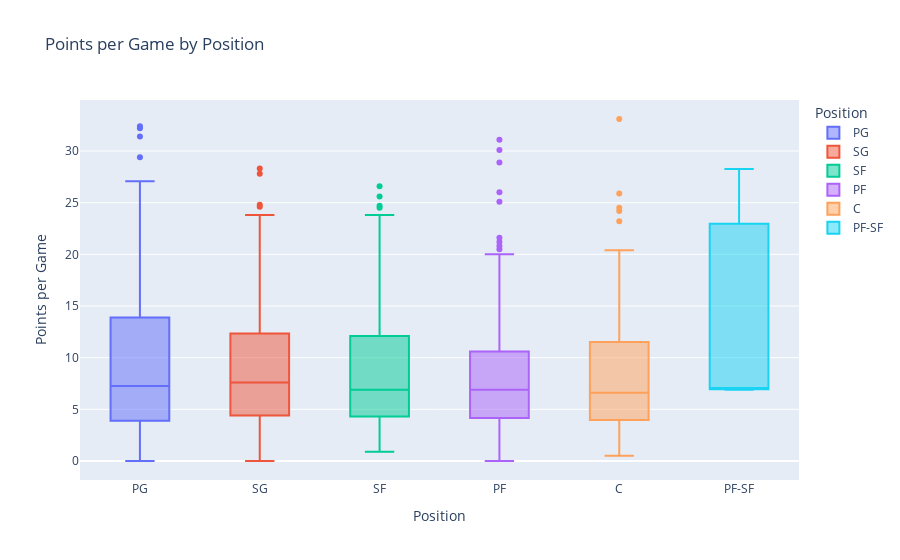

The cell this chart's notebook holds for it:
### Markdown cell above
### 6.2.1. <a id='toc6_2_1_'></a>[How are distributed the Points Per Game according to the Positions assigned to each Player?](#toc0_)

### Code cell
fig = px.box(data_frame = df06,
       x = 'Pos',
       y = 'PTS',
       color = 'Pos',
       hover_name = 'Player',
       title = 'Points per Game by Position',
       labels = {'PTS':'Points per Game',
                 'Pos':'Position'},
       category_orders = {'Pos':('PG', 'SG', 'SF', 'PF', 'C', 'PF-SF', 'SF-SG', 'SG-PG')})

fig.show()

### Figure 1 — Plotly figure (JSON) as saved in the notebook; plotly's stock layout.template omitted (floating-point values rounded to 4 significant figures; data arrays with more than 128 entries replaced by an {"elided": "..."} marker saying what was removed)
{"data": [{"alignmentgroup": "True", "hovertemplate": "<b>%{hovertext}</b><br><br>Position=%{x}<br>Points per Game=%{y}<extra></extra>", "hovertext": ["Jose Alvarado", "Cole Anthony", "Ryan Arcidiacono", "LaMelo Ball", "Dalano Banton", "Patrick Beverley", "Buddy Boeheim", "Jamaree Bouyea", "Malcolm Brogdon", "Jalen Brunson", "Facundo Campazzo", "Jevon Carter", "Michael Carter-Williams", "Alex Caruso", "Kennedy Chandler", "Mike Conley", "Cade Cunningham", "Stephen Curry", "Dyson Daniels", "JD Davison", "Matthew Dellavedova", "Spencer Dinwiddie", "Luka Dončić", "Devon Dotson", "Jeff Dowtin", "Goran Dragić", "Kris Dunn", "Malachi Flynn", "Trent Forrest", "De'Aaron Fox", "Markelle Fultz", "Darius Garland", "Shai Gilgeous-Alexander", "Jacob Gilyard", "Jordan Goodwin", "Devonte' Graham", "Tyrese Haliburton", "R.J. Hampton", "James Harden", "Killian Hayes", "George Hill", "Aaron Holiday", "Jrue Holiday", "Trevor Hudgins", "Bones Hyland", "Kyrie Irving", "Frank Jackson", "Quenton Jackson", "Reggie Jackson", "Carlik Jones", "Tre Jones", "Tyus Jones", "Cory Joseph", "Vit Krejci", "Saben Lee", "Kira Lewis Jr.", "Damian Lillard", "Kyle Lowry", "Théo Maledon", "Tre Mann", "Miles McBride", "T.J. McConnell", "Jordan McLaughlin", "De'Anthony Melton", "Patty Mills", "Davion Mitchell", "Ja Morant", "Monte Morris", "Jamal Murray", "Raul Neto", "Daishen Nix", "Frank Ntilikina", "Chris Paul", "Cameron Payne", "Gary Payton II", "Scotty Pippen Jr.", "Jordan Poole", "Kevin Porter Jr.", "Jason Preston", "Payton Pritchard", "Immanuel Quickley", "Ryan Rollins", "Derrick Rose", "Ricky Rubio", "D'Angelo Russell", "Dennis Schröder", "Ben Simmons", "Kobi Simmons", "Marcus Smart", "Dennis Smith Jr.", "Ish Smith", "Jalen Suggs", "Fred VanVleet", "Gabe Vincent", "Kemba Walker", "John Wall", "TyTy Washington Jr.", "Russell Westbrook", "Lindell Wigginton", "Delon Wright", "McKinley Wright IV", "Trae Young"], "legendgroup": "PG", "marker": {"color": "#636efa"}, "name": "PG", "notched": false, "offsetgroup": "PG", "orientation": "v", "showlegend": true, "type": "box", "x": ["PG", "PG", "PG", "PG", "PG", "PG", "PG", "PG", "PG", "PG", "PG", "PG", "PG", "PG", "PG", "PG", "PG", "PG", "PG", "PG", "PG", "PG", "PG", "PG", "PG", "PG", "PG", "PG", "PG", "PG", "PG", "PG", "PG", "PG", "PG", "PG", "PG", "PG", "PG", "PG", "PG", "PG", "PG", "PG", "PG", "PG", "PG", "PG", "PG", "PG", "PG", "PG", "PG", "PG", "PG", "PG", "PG", "PG", "PG", "PG", "PG", "PG", "PG", "PG", "PG", "PG", "PG", "PG", "PG", "PG", "PG", "PG", "PG", "PG", "PG", "PG", "PG", "PG", "PG", "PG", "PG", "PG", "PG", "PG", "PG", "PG", "PG", "PG", "PG", "PG", "PG", "PG", "PG", "PG", "PG", "PG", "PG", "PG", "PG", "PG", "PG", "PG"], "x0": " ", "xaxis": "x", "y": [9, 13, 1.4, 23.3, 4.6, 6.133, 1.6, 2.267, 14.9, 24, 1.3, 8, 4.3, 5.6, 2.2, 12.2, 19.9, 29.4, 3.8, 1.6, 1.5, 17.17, 32.4, 0.5, 2.4, 6.1, 13.2, 4.6, 2.3, 25, 14, 21.6, 31.4, 3, 6.6, 8.567, 20.7, 6.467, 21, 10.3, 5.067, 3.9, 19.3, 1.8, 11.57, 27.07, 0, 6.2, 9.667, 2.9, 12.9, 10.3, 6.9, 1.2, 5.1, 4.6, 32.2, 11.2, 6.7, 7.7, 3.5, 8.7, 3.7, 10.1, 6.2, 5.6, 26.2, 10.3, 20, 3.3, 4, 2.9, 13.9, 10.3, 4.8, 2.3, 20.4, 19.2, 2.9, 5.6, 14.9, 1.9, 5.6, 5.2, 17.7, 12.6, 6.9, 1, 11.5, 8.8, 2.5, 9.9, 19.3, 9.4, 8, 11.4, 4.7, 15.87, 7.1, 7.4, 4.2, 26.2], "y0": " ", "yaxis": "y"}, {"alignmentgroup": "True", "hovertemplate": "<b>%{hovertext}</b><br><br>Position=%{x}<br>Points per Game=%{y}<extra></extra>", "hovertext": {"elided": "139 str values"}, "legendgroup": "SG", "marker": {"color": "#EF553B"}, "name": "SG", "notched": false, "offsetgroup": "SG", "orientation": "v", "showlegend": true, "type": "box", "x": {"elided": "139 str values"}, "x0": " ", "xaxis": "x", "y": {"elided": "139 float values"}, "y0": " ", "yaxis": "y"}, {"alignmentgroup": "True", "hovertemplate": "<b>%{hovertext}</b><br><br>Position=%{x}<br>Points per Game=%{y}<extra></extra>", "hovertext": ["Thanasis Antetokounmpo", "OG Anunoby", "Deni Avdija", "Patrick Baldwin Jr.", "Dominick Barlow", "Keita Bates-Diop", "MarJon Beauchamp", "Saddiq Bey", "Malaki Branham", "Mikal Bridges", "Oshae Brissett", "Dillon Brooks", "Jaylen Brown", "Troy Brown Jr.", "Reggie Bullock", "Jimmy Butler", "Jamal Cain", "Justin Champagnie", "Julian Champagnie", "Torrey Craig", "Jae Crowder", "DeMar DeRozan", "Ousmane Dieng", "Chris Duarte", "Kessler Edwards", "Simone Fontecchio", "AJ Griffin", "Jordan Hall", "Ron Harper Jr.", "Josh Hart", "Gordon Hayward", "Buddy Hield", "Haywood Highsmith", "Malcolm Hill", "Danuel House Jr.", "Caleb Houstan", "De'Andre Hunter", "Andre Iguodala", "Joe Ingles", "Brandon Ingram", "Justin Jackson", "Jalen Johnson", "Keldon Johnson", "Stanley Johnson", "Derrick Jones Jr.", "Herbert Jones", "Johnny Juzang", "Braxton Key", "Louis King", "Corey Kispert", "Anthony Lamb", "Kawhi Leonard", "Nassir Little", "Lauri Markkanen", "Naji Marshall", "Cody Martin", "Kenyon Martin Jr.", "Bennedict Mathurin", "Jalen McDaniels", "Jaden McDaniels", "Doug McDermott", "Khris Middleton", "Justin Minaya", "Josh Minott", "Chima Moneke", "Trey Murphy III", "Keegan Murray", "Svi Mykhailiuk", "Aaron Nesmith", "Jordan Nwora", "Chuma Okeke", "Isaac Okoro", "Eugene Omoruyi", "Royce O'Neale", "Cedi Osman", "Kelly Oubre Jr.", "Michael Porter Jr.", "Otto Porter Jr.", "Taurean Prince", "Cam Reddish", "Duncan Robinson", "Matt Ryan", "Jordan Schakel", "Xavier Sneed", "Max Strus", "Cole Swider", "Jae'Sean Tate", "Juan Toscano-Anderson", "Franz Wagner", "Ish Wainright", "Jabari Walker", "Yuta Watanabe", "Jack White", "Joe Wieskamp", "Andrew Wiggins", "Ziaire Williams", "Dylan Windler", "Justise Winslow"], "legendgroup": "SF", "marker": {"color": "#00cc96"}, "name": "SF", "notched": false, "offsetgroup": "SF", "orientation": "v", "showlegend": true, "type": "box", "x": ["SF", "SF", "SF", "SF", "SF", "SF", "SF", "SF", "SF", "SF", "SF", "SF", "SF", "SF", "SF", "SF", "SF", "SF", "SF", "SF", "SF", "SF", "SF", "SF", "SF", "SF", "SF", "SF", "SF", "SF", "SF", "SF", "SF", "SF", "SF", "SF", "SF", "SF", "SF", "SF", "SF", "SF", "SF", "SF", "SF", "SF", "SF", "SF", "SF", "SF", "SF", "SF", "SF", "SF", "SF", "SF", "SF", "SF", "SF", "SF", "SF", "SF", "SF", "SF", "SF", "SF", "SF", "SF", "SF", "SF", "SF", "SF", "SF", "SF", "SF", "SF", "SF", "SF", "SF", "SF", "SF", "SF", "SF", "SF", "SF", "SF", "SF", "SF", "SF", "SF", "SF", "SF", "SF", "SF", "SF", "SF", "SF", "SF"], "x0": " ", "xaxis": "x", "y": [1.4, 16.8, 9.2, 3.9, 3.9, 9.7, 5.1, 13.4, 10.2, 21.13, 6.1, 14.3, 26.6, 7.1, 7.2, 22.9, 5.4, 2.233, 6.9, 7.4, 6.9, 24.5, 4.9, 7.9, 2.6, 6.3, 8.9, 3.1, 2.2, 9.833, 14.7, 16.8, 4.4, 1, 4.8, 3.8, 15.4, 2.1, 6.9, 24.7, 0.9, 5.6, 22, 5.8, 5, 9.8, 4.8, 1.3, 20, 11.1, 6.7, 23.8, 6.6, 25.6, 9.1, 5, 12.7, 16.7, 8.9, 12.1, 10.2, 15.1, 4.3, 3.1, 1, 14.5, 12.2, 6.367, 10.1, 9.233, 4.7, 6.4, 7.2, 8.8, 8.7, 20.3, 17.4, 5.5, 9.1, 9.7, 6.4, 3.633, 1.5, 4.3, 11.5, 1.3, 9.1, 3.033, 18.6, 4.2, 3.9, 5.6, 1.2, 1, 17.1, 5.7, 1.7, 6.8], "y0": " ", "yaxis": "y"}, {"alignmentgroup": "True", "hovertemplate": "<b>%{hovertext}</b><br><br>Position=%{x}<br>Points per Game=%{y}<extra></extra>", "hovertext": ["Santi Aldama", "Kyle Anderson", "Giannis Antetokounmpo", "Paolo Banchero", "Harrison Barnes", "Scottie Barnes", "Nicolas Batum", "Darius Bazley", "Dāvis Bertāns", "Bojan Bogdanović", "Bol Bol", "Chris Boucher", "Jarrell Brantley", "Greg Brown III", "Vlatko Čančar", "Brandon Clarke", "John Collins", "Xavier Cooks", "Robert Covington", "Darius Days", "Moussa Diabaté", "Mamadi Diakite", "Tari Eason", "Dorian Finney-Smith", "Michael Foster Jr.", "Wenyen Gabriel", "Usman Garuba", "Rudy Gay", "Anthony Gill", "Aaron Gordon", "Jerami Grant", "RaiQuan Gray", "Draymond Green", "JaMychal Green", "Jeff Green", "Rui Hachimura", "Tobias Harris", "Sam Hauser", "Juancho Hernangómez", "Jonathan Isaac", "LeBron James", "Alize Johnson", "Cameron Johnson", "James Johnson", "Nikola Jović", "Mfiondu Kabengele", "Nathan Knight", "Jonathan Kuminga", "Kyle Kuzma", "Jake LaRavia", "Isaiah Livers", "Kenneth Lofton Jr.", "Kevin Love", "Trey Lyles", "Caleb Martin", "Evan Mobley", "Isaiah Mobley", "Markieff Morris", "Marcus Morris", "Larry Nance Jr.", "Georges Niang", "Zeke Nnaji", "KZ Okpala", "Aleksej Pokusevski", "Bobby Portis", "Micah Potter", "Julius Randle", "Jeremiah Robinson-Earl", "Isaiah Roby", "David Roddy", "Luka Šamanić", "Dario Šarić", "Admiral Schofield", "Chris Silva", "Jalen Smith", "Jabari Smith Jr.", "Jeremy Sochan", "Lamar Stevens", "Jayson Tatum", "Terry Taylor", "JT Thor", "Xavier Tillman Sr.", "Isaiah Todd", "Obi Toppin", "Karl-Anthony Towns", "P.J. Tucker", "Jarred Vanderbilt", "Dean Wade", "P.J. Washington", "Trendon Watford", "Grant Williams", "Jaylin Williams", "Kenrich Williams", "Patrick Williams", "Zion Williamson", "Thaddeus Young"], "legendgroup": "PF", "marker": {"color": "#ab63fa"}, "name": "PF", "notched": false, "offsetgroup": "PF", "orientation": "v", "showlegend": true, "type": "box", "x": ["PF", "PF", "PF", "PF", "PF", "PF", "PF", "PF", "PF", "PF", "PF", "PF", "PF", "PF", "PF", "PF", "PF", "PF", "PF", "PF", "PF", "PF", "PF", "PF", "PF", "PF", "PF", "PF", "PF", "PF", "PF", "PF", "PF", "PF", "PF", "PF", "PF", "PF", "PF", "PF", "PF", "PF", "PF", "PF", "PF", "PF", "PF", "PF", "PF", "PF", "PF", "PF", "PF", "PF", "PF", "PF", "PF", "PF", "PF", "PF", "PF", "PF", "PF", "PF", "PF", "PF", "PF", "PF", "PF", "PF", "PF", "PF", "PF", "PF", "PF", "PF", "PF", "PF", "PF", "PF", "PF", "PF", "PF", "PF", "PF", "PF", "PF", "PF", "PF", "PF", "PF", "PF", "PF", "PF", "PF", "PF"], "x0": " ", "xaxis": "x", "y": [9, 9.4, 31.1, 20, 15, 15.3, 6.1, 4.867, 4.6, 21.6, 9.1, 9.4, 5.5, 1.8, 5, 10, 13.1, 3.8, 6, 3.8, 2.7, 2.6, 9.3, 8.2, 0, 5.5, 3, 5.2, 3.3, 16.3, 20.5, 16, 8.5, 6.4, 7.8, 11.27, 14.7, 6.4, 2.9, 5, 28.9, 1.8, 15.33, 2.8, 5.5, 1.5, 3.7, 9.9, 21.2, 3, 6.7, 5, 8.133, 7.6, 9.6, 16.2, 2.4, 3.967, 11.2, 6.8, 8.2, 5.2, 1.3, 8.1, 14.1, 3.4, 25.1, 6.8, 4.1, 6.7, 9.9, 6.533, 4.2, 2, 9.4, 12.8, 11, 5.3, 30.1, 3.2, 3.8, 7, 1.5, 7.4, 20.8, 3.5, 7.8, 4.7, 15.7, 7.4, 8.1, 5.9, 8, 10.2, 26, 4.4], "y0": " ", "yaxis": "y"}, {"alignmentgroup": "True", "hovertemplate": "<b>%{hovertext}</b><br><br>Position=%{x}<br>Points per Game=%{y}<extra></extra>", "hovertext": ["Precious Achiuwa", "Steven Adams", "Bam Adebayo", "Jarrett Allen", "Deandre Ayton", "Udoka Azubuike", "Marvin Bagley III", "Mo Bamba", "Charles Bassey", "Khem Birch", "Goga Bitadze", "Bismack Biyombo", "Tony Bradley", "Moses Brown", "Thomas Bryant", "John Butler", "Clint Capela", "Vernon Carey Jr.", "Wendell Carter Jr.", "Nic Claxton", "Zach Collins", "Chance Comanche", "Anthony Davis", "Dewayne Dedmon", "Gorgui Dieng", "Andre Drummond", "Jalen Duren", "Joel Embiid", "Drew Eubanks", "Bruno Fernando", "Daniel Gafford", "Luka Garza", "Taj Gibson", "Rudy Gobert", "Blake Griffin", "Montrezl Harrell", "Isaiah Hartenstein", "Udonis Haslem", "Jaxson Hayes", "Willy Hernangómez", "Richaun Holmes", "Al Horford", "Jay Huff", "Serge Ibaka", "Isaiah Jackson", "Jaren Jackson Jr.", "Nikola Jokić", "Damian Jones", "Kai Jones", "DeAndre Jordan", "Frank Kaminsky", "Walker Kessler", "Maxi Kleber", "Christian Koloko", "Luke Kornet", "Jock Landale", "Alex Len", "Meyers Leonard", "Kevon Looney", "Brook Lopez", "Robin Lopez", "Sandro Mamukelashvili", "Boban Marjanović", "JaVale McGee", "Chimezie Metu", "Mike Muscala", "Nerlens Noel", "Jusuf Nurkić", "Onyeka Okongwu", "Kelly Olynyk", "Mason Plumlee", "Jakob Poeltl", "Kristaps Porziņģis", "Dwight Powell", "Neemias Queta", "Paul Reed", "Naz Reid", "Nick Richards", "Mitchell Robinson", "Orlando Robinson", "Domantas Sabonis", "Olivier Sarr", "Alperen Şengün", "Day'Ron Sharpe", "Pascal Siakam", "Marko Simonovic", "Jericho Sims", "Isaiah Stewart", "Daniel Theis", "Myles Turner", "Jonas Valančiūnas", "Noah Vonleh", "Nikola Vučević", "Moritz Wagner", "Mark Williams", "Robert Williams", "James Wiseman", "Christian Wood", "Omer Yurtseven", "Cody Zeller", "Ivica Zubac"], "legendgroup": "C", "marker": {"color": "#FFA15A"}, "name": "C", "notched": false, "offsetgroup": "C", "orientation": "v", "showlegend": true, "type": "box", "x": ["C", "C", "C", "C", "C", "C", "C", "C", "C", "C", "C", "C", "C", "C", "C", "C", "C", "C", "C", "C", "C", "C", "C", "C", "C", "C", "C", "C", "C", "C", "C", "C", "C", "C", "C", "C", "C", "C", "C", "C", "C", "C", "C", "C", "C", "C", "C", "C", "C", "C", "C", "C", "C", "C", "C", "C", "C", "C", "C", "C", "C", "C", "C", "C", "C", "C", "C", "C", "C", "C", "C", "C", "C", "C", "C", "C", "C", "C", "C", "C", "C", "C", "C", "C", "C", "C", "C", "C", "C", "C", "C", "C", "C", "C", "C", "C", "C", "C", "C", "C", "C"], "x0": " ", "xaxis": "x", "y": [9.2, 8.6, 20.4, 14.3, 18, 3.5, 12, 5.867, 5.7, 2.2, 4.5, 4.3, 1.6, 2.967, 8.833, 2.4, 12, 0.5, 15.2, 12.6, 11.6, 7, 25.9, 4.8, 3.9, 6, 9.1, 33.1, 6.6, 3.8, 9, 6.5, 3.4, 13.4, 4.1, 5.6, 5, 3.9, 5, 6.9, 3.1, 9.8, 7.3, 4.1, 7.2, 18.6, 24.5, 3.533, 3.4, 5.1, 2.333, 9.2, 5.9, 3.1, 3.8, 6.6, 1.7, 4.8, 7, 15.9, 3, 6.433, 3.3, 4.4, 4.9, 6.067, 1.8, 13.3, 9.9, 12.5, 10.17, 12.57, 23.2, 6.7, 2.4, 4.2, 11.5, 8.2, 7.4, 3.7, 19.1, 4, 14.8, 4.7, 24.2, 0.9, 3.4, 11.3, 7, 18, 14.1, 1.1, 17.6, 10.5, 9, 8, 9.867, 16.6, 4.4, 6.5, 10.8], "y0": " ", "yaxis": "y"}, {"alignmentgroup": "True", "hovertemplate": "<b>%{hovertext}</b><br><br>Position=%{x}<br>Points per Game=%{y}<extra></extra>", "hovertext": ["Kevin Durant", "Kevin Knox", "T.J. Warren"], "legendgroup": "PF-SF", "marker": {"color": "#19d3f3"}, "name": "PF-SF", "notched": false, "offsetgroup": "PF-SF", "orientation": "v", "showlegend": true, "type": "box", "x": ["PF-SF", "PF-SF", "PF-SF"], "x0": " ", "xaxis": "x", "y": [28.27, 6.9, 7.067], "y0": " ", "yaxis": "y"}], "layout": {"boxmode": "overlay", "legend": {"title": {"text": "Position"}, "tracegroupgap": 0}, "title": {"text": "Points per Game by Position"}, "xaxis": {"anchor": "y", "categoryarray": ["PG", "SG", "SF", "PF", "C", "PF-SF", "SF-SG", "SG-PG"], "categoryorder": "array", "domain": [0, 1], "title": {"text": "Position"}}, "yaxis": {"anchor": "x", "domain": [0, 1], "title": {"text": "Points per Game"}}}}
